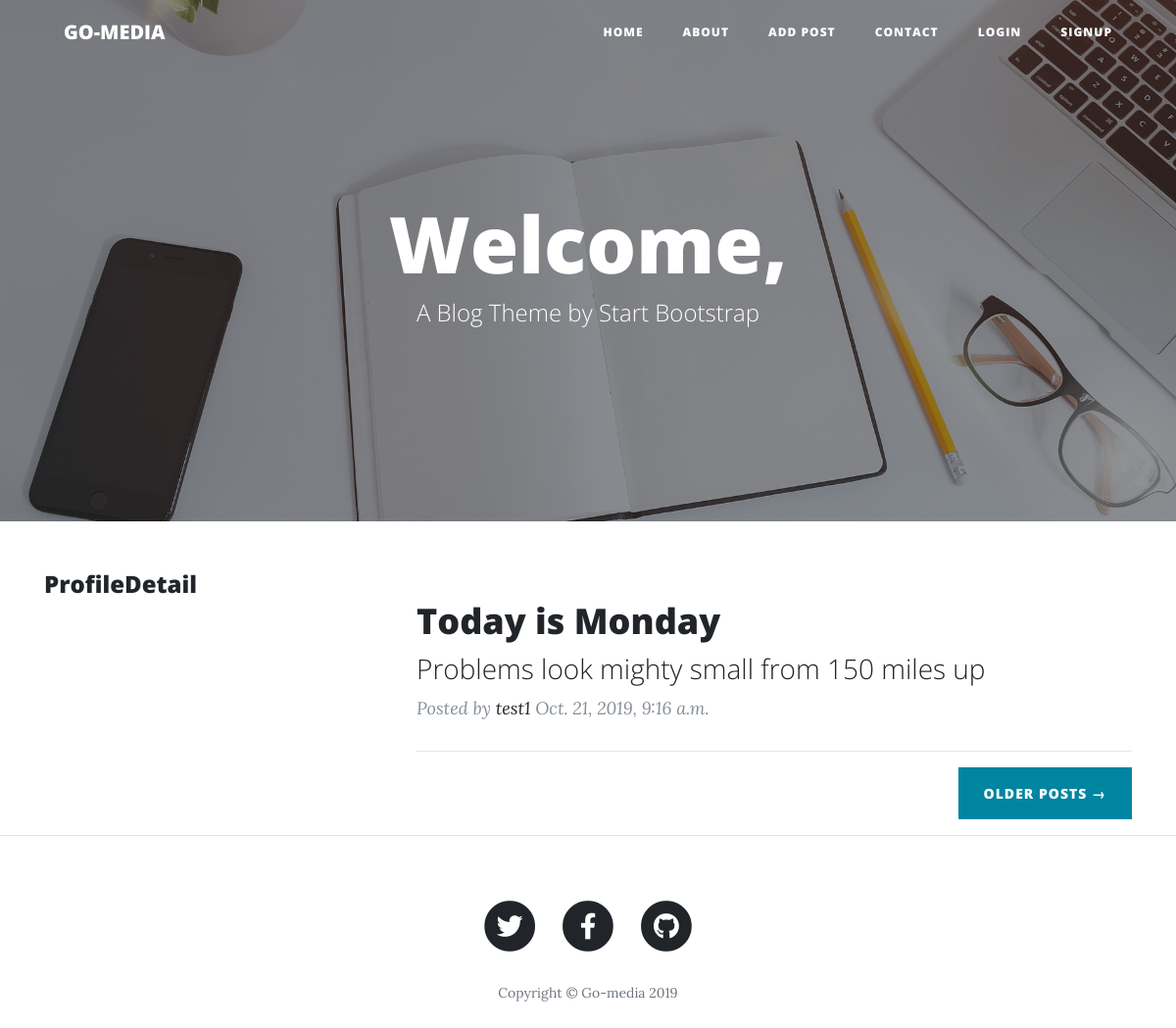
Page /test1/profile/ on the committed database.
### posts/models.py (models this page shows, shortened)
class Post(models.Model):
    title = models.CharField(max_length = 200)
    slug = models.SlugField(allow_unicode = True, unique = True)
    text = models.TextField()
    featured_image = models.ImageField(upload_to = 'images', default='/images/gig.png')
    publish_date = models.DateTimeField(auto_now = True)
    user = models.ForeignKey(User, related_name = 'posts', null = True, on_delete=models.CASCADE)
    class Meta:
        ordering = ['-publish_date']

### userprofile/views.py (the view)
# urls.py: path('<username>/profile/', views.ProfileDetail.as_view(), name = 'profile'),
class ProfileDetail(generic.ListView):
    model = UserProfile
    template_name = 'userprofile/profile_detail.html'
    def get_queryset(self):
        try:
            self.post_user = User.objects.prefetch_related('posts').get(username__iexact=self.kwargs.get('username'))
        except User.DoesNotExist:
            raise Http404
        else:
            return self.post_user.posts.all()
    def get_context_data(self, **kwargs):
        context = super().get_context_data(**kwargs)
        context['post_user'] = self.post_user
        return context

### userprofile/templates/userprofile/profile_detail.html (shortened to what this page needs)
{% extends 'base.html' %}
{% block content %}
  <header class="masthead" style="background-image: url('/static/img/home-bg.jpg')">
    <div class="overlay"></div>
    <div class="container">
      <div class="row">
        <div class="col-lg-8 col-md-10 mx-auto">
          <div class="site-heading">
            <h1>Welcome, {{ user.username }}</h1>
            <span class="subheading">A Blog Theme by Start Bootstrap</span>
          </div>
        </div>
      </div>
    </div>
  </header>
  <div class="container">
    <div class="row">
      <div class="col-lg-4 col-md-4 mx-auto">
        <div class="content-section">
          <div class="media">
            <h4>Profile</h4>
            <h4>Detail</h4>
          </div>
        </div>
      </div>
      <div class="col-lg-8 col-md-10 mx-auto">
        {% for post in post_list %}
          <div class="post-preview">
            <a href="{% url 'posts:detail' slug=post.slug %}">
              <h2 class="post-title">
                {{post.title}}
              </h2>
              <h3 class="post-subtitle">
                Problems look mighty small from 150 miles up
              </h3>
            </a>
            <p class="post-meta">Posted by
              <a href="#">{{post.user}}</a>
              {{ post.publish_date }}
            </p>
          </div>
          <hr>
       {% endfor %}
        <div class="clearfix">
          <a class="btn btn-primary float-right" href="#">Older Posts &rarr;</a>
        </div>
      </div>
    </div>
  </div>
<hr>
{% endblock %}

### rows in the picture
Post: title "Today is Monday", user "test1", publish_date "Oct. 21, 2019, 9:16 a.m."
